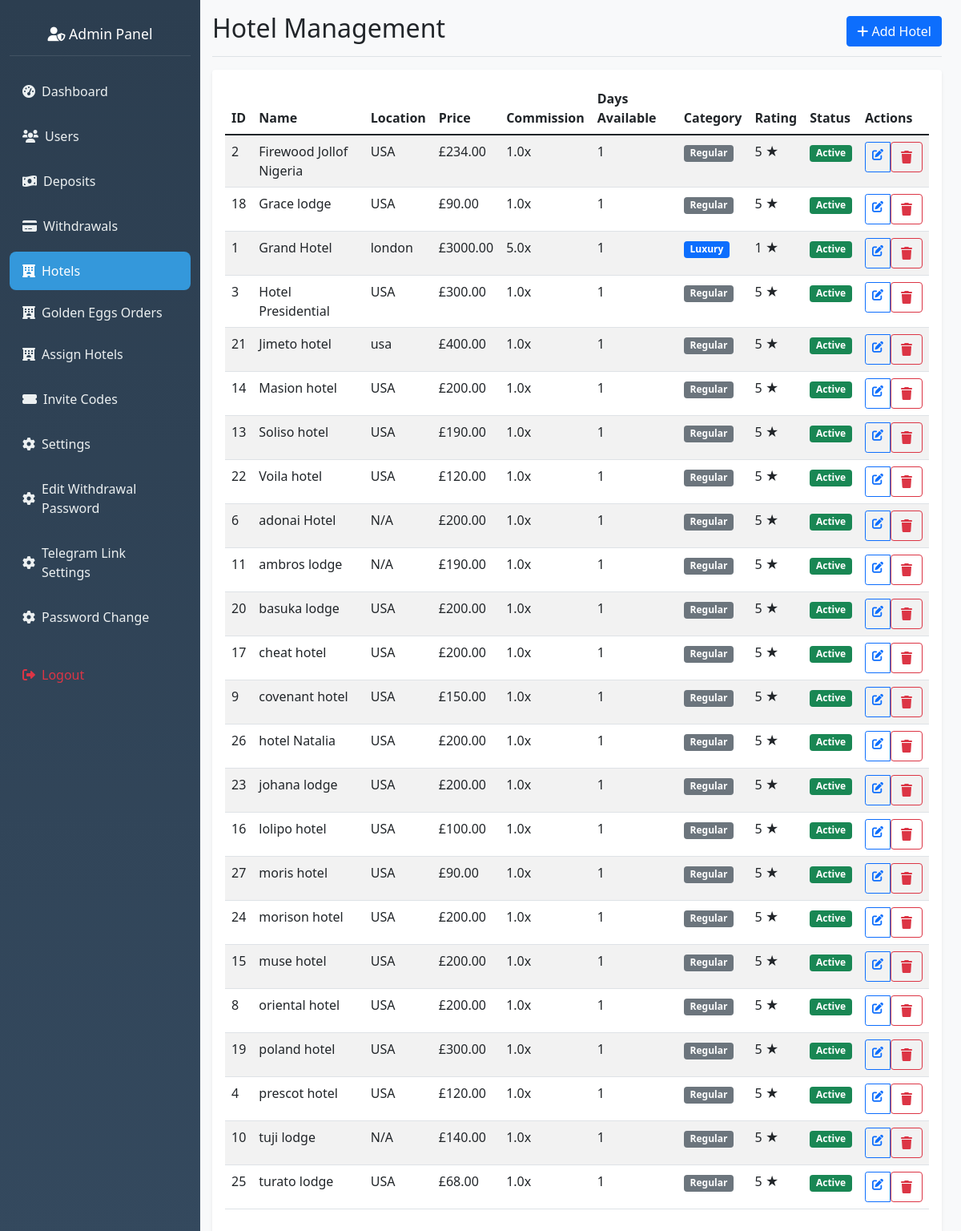
The app's page /admin/hotels, older data.
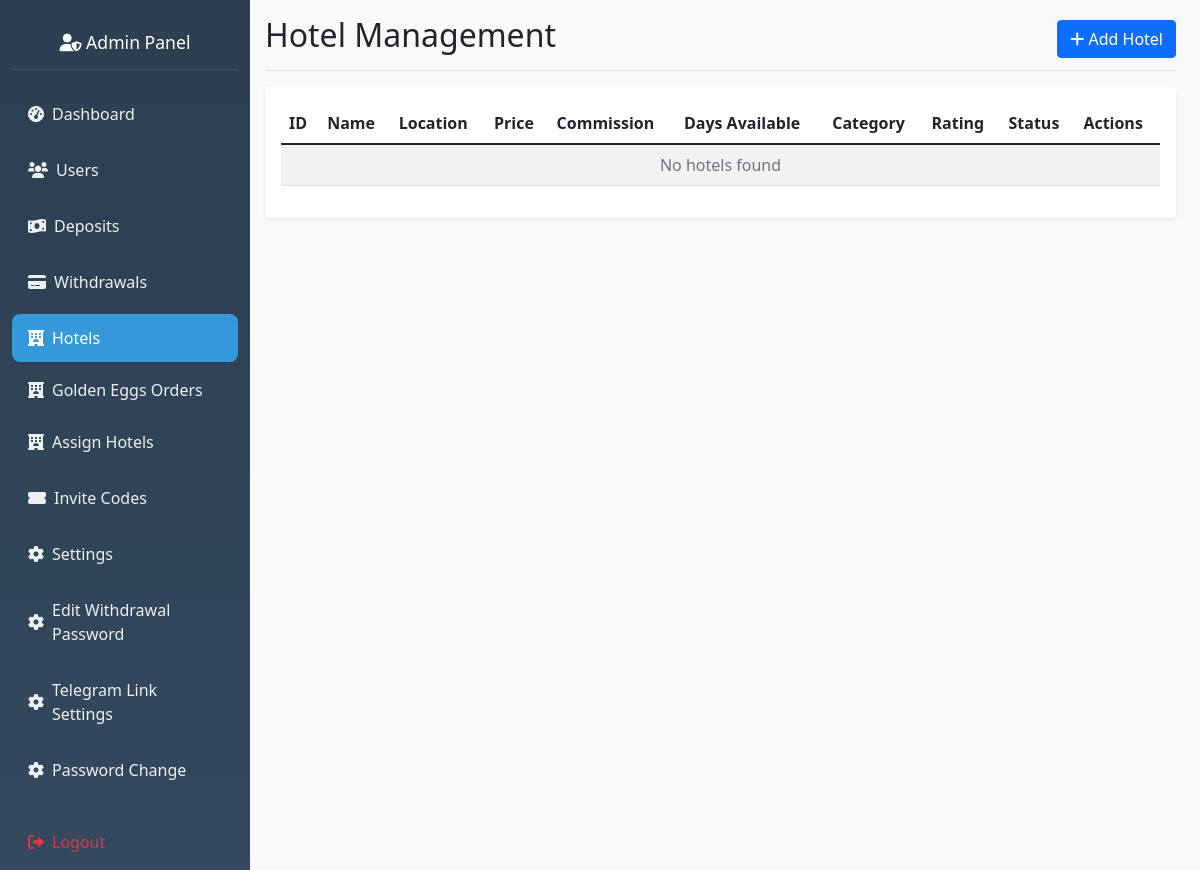
The same page, newer data.
### hotel_app/models.py (models this page shows, shortened)
class Hotel(db.Model):
    __tablename__ = 'hotel'
    id = db.Column(db.Integer, primary_key=True)
    name = db.Column(db.String(120), nullable=False)
    primary_picture = db.Column(db.String(200))
    price = db.Column(db.Float, nullable=False)
    commission_multiplier = db.Column(db.Float, default=1.0)
    days_available = db.Column(db.Integer, default=1)
    description = db.Column(db.Text)
    location = db.Column(db.String(200))
    rating = db.Column(db.Integer, default=5)
    created_at = db.Column(db.DateTime, default=datetime.utcnow)
    category = db.Column(db.String(50), default='regular')
    is_active = db.Column(db.Boolean, default=True)
    reservations = db.relationship(
        'Reservation',
        backref='hotel',
        lazy='dynamic',
        cascade='all, delete-orphan',
        passive_deletes=True
    )
    user_assignments = db.relationship(
        'UserHotelAssignment',
        foreign_keys='UserHotelAssignment.hotel_id',
        backref='hotel',
        lazy='dynamic',
        cascade='all, delete-orphan',
        passive_deletes=True
    )
    user_ratings = db.relationship(
        'UserHotelRating',
        backref='hotel',
        lazy='dynamic'
    )

### hotel_app/routes.py (the view, shortened to what this page needs)
@app.route('/admin/hotels', methods=['GET', 'POST'])
def manage_hotels():
    hotels = Hotel.query.order_by(Hotel.name).all()
    for hotel in hotels:
        if hotel.category is None:
            hotel.category = 'Uncategorized'
    return render_template('admin_hotels.html', hotels=hotels)

### hotel_app/routes.py (called while the page is built)
@app.before_request
def check_admin_routes():
    if request.endpoint and request.endpoint.startswith('admin_') and request.endpoint != 'admin_login':
        if 'admin_id' not in session:
            return redirect(url_for('admin_login'))

### hotel_app/templates/admin_hotels.html (shortened to what this page needs)
{% extends "admin_base.html" %}
{% block content %}
<div class="d-flex justify-content-between flex-wrap flex-md-nowrap align-items-center pb-2 mb-3 border-bottom">
    <h1 class="h2">Hotel Management</h1>
    <button type="button" class="btn btn-primary" data-bs-toggle="modal" data-bs-target="#addHotelModal">
        <i class="fas fa-plus"></i> Add Hotel
    </button>
</div>
<div class="card">
    <div class="card-body">
        <div class="table-responsive">
            <table class="table table-striped">
                <thead>
                    <tr>
                        <th>ID</th>
                        <th>Name</th>
                        <th>Location</th>
                        <th>Price</th>
                        <th>Commission</th>
                        <th>Days Available</th>
                        <th>Category</th>
                        <th>Rating</th>
                        <th>Status</th>
                        <th>Actions</th>
                    </tr>
                </thead>
                <tbody>
                    {% if hotels %}
                        {% for hotel in hotels %}
                        <tr>
                            <td>{{ hotel.id }}</td>
                            <td>{{ hotel.name }}</td>
                            <td>{{ hotel.location or 'N/A' }}</td>
                            <td>£{{ "%.2f"|format(hotel.price) }}</td>
                            <td>{{ hotel.commission_multiplier }}x</td>
                            <td>{{ hotel.days_available }}</td>
                            <td>
                                <span class="badge bg-{{ 'primary' if hotel.category == 'luxury' else 'secondary' }}">
                                    {{ hotel.category.title() }}
                                </span>
                            </td>
                            <td>
                                {% if hotel.rating %}
                                    {{ hotel.rating }} ★
                                {% else %}
                                    N/A
                                {% endif %}
                            </td>
                            <td>
                                <span class="badge bg-{{ 'success' if hotel.is_active else 'secondary' }}">
                                    {{ 'Active' if hotel.is_active else 'Inactive' }}
                                </span>
                            </td>
                            <td>
                                <div class="btn-group btn-group-sm">
                                    <a href="{{ url_for('edit_hotel', hotel_id=hotel.id) }}" class="btn btn-outline-primary">
                                        <i class="fas fa-edit"></i>
                                    </a>
                                    <form method="POST" action="{{ url_for('delete_hotel', hotel_id=hotel.id) }}" class="d-inline"
                                          onsubmit="return confirm('Are you sure you want to delete this hotel?')">
                                        <button type="submit" class="btn btn-outline-danger">
                                            <i class="fas fa-trash"></i>
                                        </button>
                                    </form>
                                </div>
                            </td>
                        </tr>
                        {% endfor %}
                    {% else %}
                        <tr>
                            <td colspan="10" class="text-center text-muted">No hotels found</td>
                        </tr>
                    {% endif %}
                </tbody>
            </table>
        </div>
    </div>
</div>
{% endblock %}

### hotel_app/templates/admin_base.html (shortened to what this page needs)
<!DOCTYPE html>
<html lang="en">
    <head>
        <link href="https://cdn.jsdelivr.net/npm/bootstrap@5.1.3/dist/css/bootstrap.min.css" rel="stylesheet">
        <link href="https://cdnjs.cloudflare.com/ajax/libs/font-awesome/6.0.0/css/all.min.css" rel="stylesheet">
        <link rel="stylesheet" href="{{ url_for('static', filename='css/admin.css') }}">
    </head>
    <body>
        <div class="container-fluid">
            <div class="row no-gutters">
                <nav class="col-md-3 col-lg-2 d-md-block sidebar" id="sidebar">
                    <div class="position-sticky pt-3">
                        <div class="nav-header text-center">
                            <h4 class="text-white">
                                <i class="fas fa-user-shield"></i> Admin Panel
                            </h4>
                        </div>
                        <ul class="nav flex-column">
                            <li class="nav-item">
                                <a class="nav-link {% if request.endpoint == 'admin_dashboard' %}active{% endif %}"
                                    href="{{ url_for('admin_dashboard') }}">
                                    <i class="fas fa-tachometer-alt"></i>
                                    <span>Dashboard</span>
                                </a>
                            </li>
                            <li class="nav-item">
                                <a class="nav-link {% if request.endpoint == 'view_users' %}active{% endif %}"
                                    href="{{ url_for('view_users') }}">
                                    <i class="fas fa-users"></i>
                                    <span>Users</span>
                                </a>
                            </li>
                            <li class="nav-item">
                                <a class="nav-link {% if request.endpoint == 'view_deposits' %}active{% endif %}"
                                    href="{{ url_for('view_deposits') }}">
                                    <i class="fas fa-money-bill-wave"></i>
                                    <span>Deposits</span>
                                </a>
                            </li>
                            <li class="nav-item">
                                <a class="nav-link {% if request.endpoint == 'view_withdrawals' %}active{% endif %}"
                                    href="{{ url_for('view_withdrawals') }}">
                                    <i class="fas fa-credit-card"></i>
                                    <span>Withdrawals</span>
                                </a>
                            </li>
                            <li class="nav-item">
                                <a class="nav-link {% if request.endpoint == 'manage_hotels' %}active{% endif %}"
                                    href="{{ url_for('manage_hotels') }}">
                                    <i class="fas fa-hotel"></i>
                                    <span>Hotels</span>
                                </a>
                                <a class="nav-link {% if request.endpoint == 'golden_eggs' %}active{% endif %}"
                                    href="{{ url_for('admin_golden_eggs') }}">
                                    <i class="fas fa-hotel"></i>
                                    <span>Golden Eggs Orders</span>
                                </a>
                                <a class="nav-link {% if request.endpoint == 'assign_hotels_to_user' %}active{% endif %}"
                                    href="{{ url_for('assign_hotels_to_user')}}">
                                    <i class="fas fa-hotel"></i>
                                    <span>Assign Hotels</span>
                                </a>
                            </li>
                            <li class="nav-item">
                                <a class="nav-link {% if request.endpoint == 'generate_invitation_code' %}active{% endif %}"
                                    href="{{ url_for('generate_invitation_code') }}">
                                    <i class="fas fa-ticket-alt"></i>
                                    <span>Invite Codes</span>
                                </a>
                            </li>
                            <li class="nav-item">
                                <a class="nav-link {% if request.endpoint == 'admin_settings' %}active{% endif %}"
                                    href="{{ url_for('admin_settings') }}">
                                    <i class="fas fa-cog"></i>
                                    <span>Settings</span>
                                </a>
                            </li>
                             <li class="nav-item">
                                <a class="nav-link {% if request.endpoint == 'admin_edit_withdrawal_password' %}active{% endif %}"
                                    href="{{ url_for('admin_withdrawal_password_change_page') }}">
                                    <i class="fas fa-cog"></i>
                                    <span>Edit Withdrawal Password</span>
                                </a>
                            </li>
                            <li class="nav-item">
                                <a class="nav-link {% if request.endpoint == 'admin_edit_withdrawal_password' %}active{% endif %}"
                                    href="{{ url_for('admin_telegram_settings') }}">
                                    <i class="fas fa-cog"></i>
                                    <span>Telegram Link Settings</span>
                                </a>
                            </li>
                            <li class="nav-item">
                                <a class="nav-link {% if request.endpoint == 'admin_password_change_page' %}active{% endif %}"
                                    href="{{ url_for('admin_password_change_page') }}">
                                    <i class="fas fa-cog"></i>
                                    <span>Password Change</span>
                                </a>
                            </li>
                            <li class="nav-item mt-3">
                                <a class="nav-link text-danger" href="{{ url_for('admin_logout') }}">
                                    <i class="fas fa-sign-out-alt"></i>
                                    <span>Logout</span>
                                </a>
                            </li>
                        </ul>
                    </div>
                </nav>
                <main class="col-md-9 ms-sm-auto col-lg-10 px-md-4 main-content">
                    <div class="pt-3 pb-2 mb-3">
                        {% block content %}{% endblock %}
                    </div>
                </main>
            </div>
        </div>
    </body>
</html>

### hotel_app/static/css/admin.css (style rules this page uses)
.sidebar { min-height: 100vh; background: linear-gradient(180deg, #2c3e50 0%, #34495e 100%); transition: transform 0.3s ease-in-out; overflow-y: auto; }
.sidebar .nav-link { color: #ecf0f1; padding: 0.75rem 1rem; border-radius: 0.5rem; margin: 0.25rem 0; display: flex; align-items: center; gap: 0.5rem; }
.sidebar .nav-link:hover, .sidebar .nav-link.active { background-color: #3498db; color: white; }
.main-content { background-color: #f8f9fa; min-height: 100vh; transition: margin-left 0.3s ease-in-out; }
.card { border: none; box-shadow: 0 0.125rem 0.25rem rgba(0, 0, 0, 0.075); }
.nav-header { padding: 1rem; border-bottom: 1px solid rgba(255, 255, 255, 0.1); margin-bottom: 1rem; }
.nav-header h4 { margin: 0; font-size: 1.1rem; }
@media (min-width: 992px) { .sidebar { position: static !important; transform: translateX(0) !important; width: auto !important; flex: 0 0 auto; } }
@media (min-width: 992px) { .main-content { margin-left: 0 !important; padding-left: 15px !important; padding-top: 0 !important; flex: 1 1 auto; } }
@media (min-width: 992px) { .container-fluid .row { display: flex !important; flex-wrap: nowrap !important; } }
@media (min-width: 992px) { .col-md-3, .col-lg-2 { flex: 0 0 auto; width: 250px; max-width: 250px; } }
@media (min-width: 992px) { .col-md-9, .col-lg-10 { flex: 1 1 auto; width: auto; max-width: none; } }
@media (min-width: 1200px) { .container-fluid .row { display: flex !important; } }
@media (min-width: 1200px) { .sidebar { position: static !important; width: 250px !important; flex: 0 0 250px !important; } }
@media (min-width: 1200px) { .main-content { flex: 1 1 auto !important; } }

Row changes from the older to the newer data that the page shows:
removed Hotel: id "2", name "Firewood Jollof Nigeria", location "USA", price "234.00", commission_multiplier "1.0", days_available "1", category "Regular", rating "5", is_active "Active"
removed Hotel: id "18", name "Grace lodge", location "USA", price "90.00", commission_multiplier "1.0", days_available "1", category "Regular", rating "5", is_active "Active"
removed Hotel: id "1", name "Grand Hotel", location "london", price "3000.00", commission_multiplier "5.0", days_available "1", category "Luxury", rating "1", is_active "Active"
removed Hotel: id "3", name "Hotel Presidential", location "USA", price "300.00", commission_multiplier "1.0", days_available "1", category "Regular", rating "5", is_active "Active"
removed Hotel: id "21", name "Jimeto hotel", location "usa", price "400.00", commission_multiplier "1.0", days_available "1", category "Regular", rating "5", is_active "Active"
removed Hotel: id "14", name "Masion hotel", location "USA", price "200.00", commission_multiplier "1.0", days_available "1", category "Regular", rating "5", is_active "Active"
removed Hotel: id "13", name "Soliso hotel", location "USA", price "190.00", commission_multiplier "1.0", days_available "1", category "Regular", rating "5", is_active "Active"
removed Hotel: id "22", name "Voila hotel", location "USA", price "120.00", commission_multiplier "1.0", days_available "1", category "Regular", rating "5", is_active "Active"
removed Hotel: id "6", name "adonai Hotel", location "N/A", price "200.00", commission_multiplier "1.0", days_available "1", category "Regular", rating "5", is_active "Active"
removed Hotel: id "11", name "ambros lodge", location "N/A", price "190.00", commission_multiplier "1.0", days_available "1", category "Regular", rating "5", is_active "Active"
removed Hotel: id "20", name "basuka lodge", location "USA", price "200.00", commission_multiplier "1.0", days_available "1", category "Regular", rating "5", is_active "Active"
removed Hotel: id "17", name "cheat hotel", location "USA", price "200.00", commission_multiplier "1.0", days_available "1", category "Regular", rating "5", is_active "Active"
removed Hotel: id "9", name "covenant hotel", location "USA", price "150.00", commission_multiplier "1.0", days_available "1", category "Regular", rating "5", is_active "Active"
removed Hotel: id "26", name "hotel Natalia", location "USA", price "200.00", commission_multiplier "1.0", days_available "1", category "Regular", rating "5", is_active "Active"
removed Hotel: id "23", name "johana lodge", location "USA", price "200.00", commission_multiplier "1.0", days_available "1", category "Regular", rating "5", is_active "Active"
removed Hotel: id "16", name "lolipo hotel", location "USA", price "100.00", commission_multiplier "1.0", days_available "1", category "Regular", rating "5", is_active "Active"
removed Hotel: id "27", name "moris hotel", location "USA", price "90.00", commission_multiplier "1.0", days_available "1", category "Regular", rating "5", is_active "Active"
removed Hotel: id "24", name "morison hotel", location "USA", price "200.00", commission_multiplier "1.0", days_available "1", category "Regular", rating "5", is_active "Active"
removed Hotel: id "15", name "muse hotel", location "USA", price "200.00", commission_multiplier "1.0", days_available "1", category "Regular", rating "5", is_active "Active"
removed Hotel: id "8", name "oriental hotel", location "USA", price "200.00", commission_multiplier "1.0", days_available "1", category "Regular", rating "5", is_active "Active"
removed Hotel: id "19", name "poland hotel", location "USA", price "300.00", commission_multiplier "1.0", days_available "1", category "Regular", rating "5", is_active "Active"
removed Hotel: id "4", name "prescot hotel", location "USA", price "120.00", commission_multiplier "1.0", days_available "1", category "Regular", rating "5", is_active "Active"
removed Hotel: id "10", name "tuji lodge", location "N/A", price "140.00", commission_multiplier "1.0", days_available "1", category "Regular", rating "5", is_active "Active"
removed Hotel: id "25", name "turato lodge", location "USA", price "68.00", commission_multiplier "1.0", days_available "1", category "Regular", rating "5", is_active "Active"
Text that changed along with them:
text now shown: "No hotels found"
